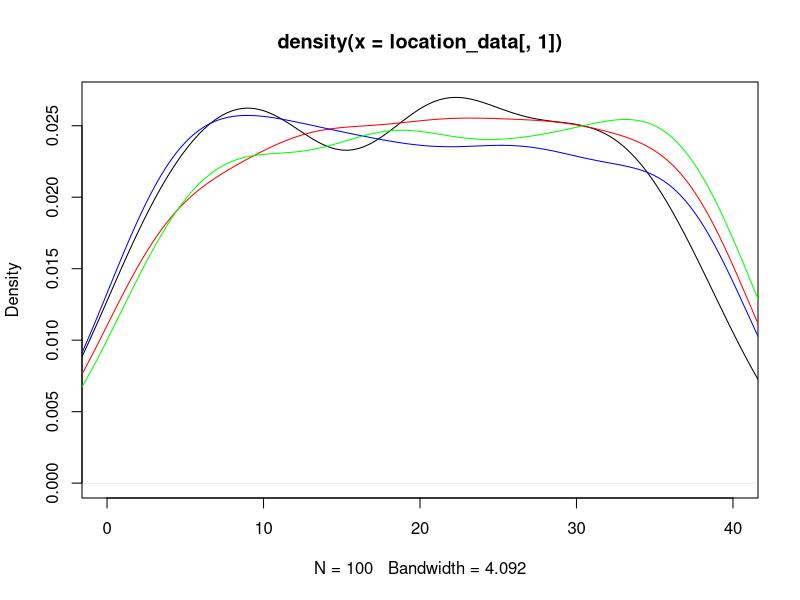
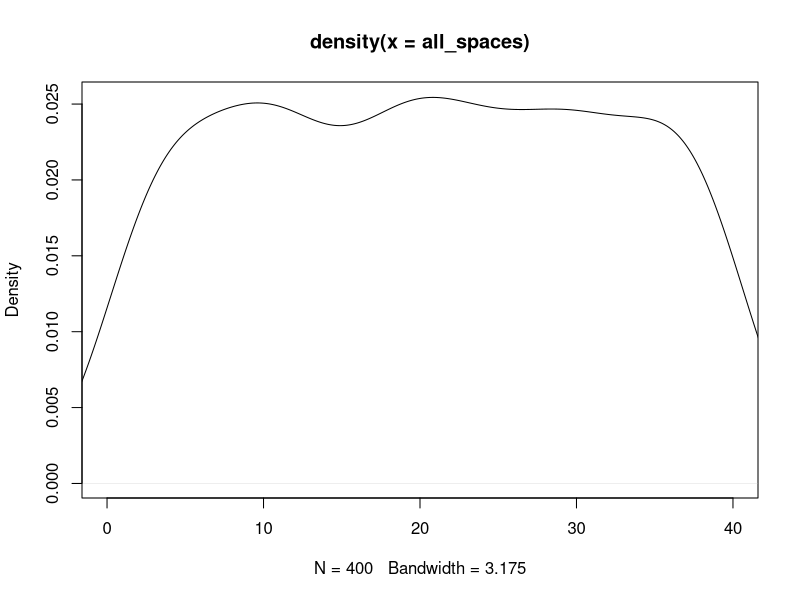
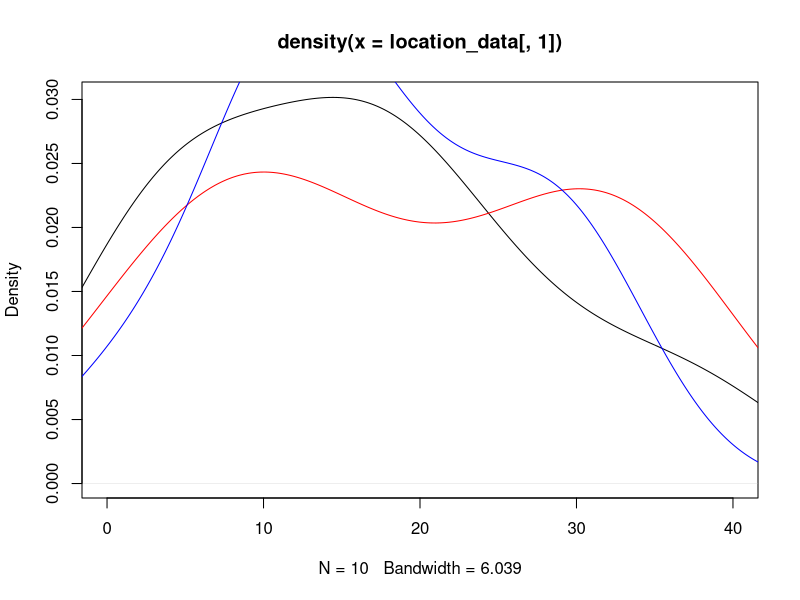
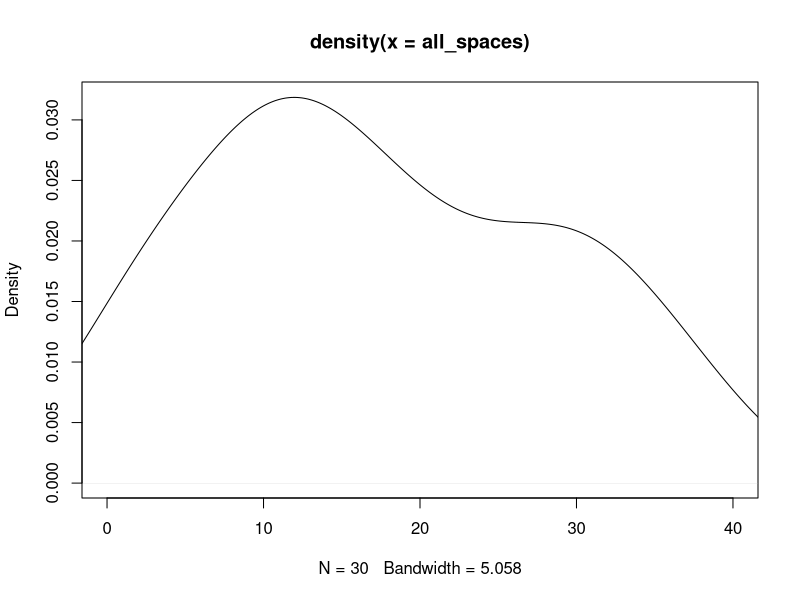

The R source for these figures, in order: (Note: this script raises an error after producing the figures.)
## ---- chunk 1
knitr::opts_chunk$set(echo = TRUE)
## ---- chunk 2
#libraries
library(dplyr)
library(ggplot2)
## ---- chunk 3
#Kayleigh
##LET'S GET MOVING

monopolyBoard <- read.csv("MonopolyBoard.csv", header = T)
monopolyBoard

# Using dice rolls to determine where a player will land on the board
#input: "location"; a number 1-40; where the player is on the board
#output: the amount of spaces the player will move until they are on their new location

#note that this is only accounting for standard dice rolls, no special rules yet...

lets_move = function(location) {
  dice_roll_1 <- sample(1:6, 1, replace = TRUE)
  dice_roll_2 <- sample(1:6, 1, replace = TRUE)
  
  roll_total <- sum(dice_roll_1, dice_roll_2)
  roll_double <- dice_roll_1 == dice_roll_2
  
    location = location + roll_total
    
  if (location <= 40) {
    location = location
  } else {
    location = location - 40
  }
  
  space = monopolyBoard$name[monopolyBoard$spaces == location]
  
  print("You're moving forward...")
  print(roll_total)
  
  print("You're on space...")
  print(location)
  
  #print(space) #This prints out the name of the space that they land on. 
}

#testers
lets_move(1)
lets_move(25)
lets_move(38)
lets_move(40)



#A function to move players around the board and to play Monopoly!
#input: "turns"; the amount of turns we should take
#output: a player's new location on the board

lets_play = function(turns) {
  location = 1
  print("Starting Location: GO!")
  for (i in 1:turns) {
    location = lets_move(location)
  }
  print("You've landed on...")
  return(location)
}



lets_play(10) #tester #in this example if you look at a reference monopoly board and "walk" your way around the board with each move being the number in each output, you'll land on the space on the board corresponding to the final output (when counting "GO" as 1 and/or 40) 

#testers 
#"lets_move" and "lets_play" have both been edited to print out phrases for each roll and move to make it easier to determine how the player is moving. 
#"You're moving forward..." gives the player's roll
#"You're on space..." is the players position after 1 turn/"lets_move"
  # Later try to switch this print statement to the name of the spot that the player is on 
#"You've landed on..." gives the final location after running "lets_play" for "x" turns.
  # Later try to switch this print statement to the name of the spot that the player is on 

lets_play(3)
lets_play(10)

## ---- chunk 4
##DOUBLE DOWN

##WORK IN PROGRESS

#A function using dice rolls to determine how many spaces a player will move with the additional rules for "doubles" in Monopoly
#input: "location"; a number 1-40 where the player is on the board
#outut: the number of spaces the player will move on the board, with the special case of rolling three "doubles" and landing in jail
double_down = function(location) {
  dice_roll_1 <- sample(1:6, 1, replace = TRUE)
  dice_roll_2 <- sample(1:6, 1, replace = TRUE)
  
  roll_total <- sum(dice_roll_1, dice_roll_2)
  roll_double <- dice_roll_1 == dice_roll_2
  
  print("roll was")
  print(roll_total)
    
  if (roll_double) {
    
    dice_roll_3 <- sample(1:6, 1, replace = TRUE)
    dice_roll_4 <- sample(1:6, 1, replace = TRUE)
    
    roll_total_2 <- sum(dice_roll_3, dice_roll_4)
    roll_double_2 <- dice_roll_3 == dice_roll_4
    
    print("roll double was")
    print(roll_total_2)

    
    if (roll_double_2) {
      dice_roll_5 <- sample(1:6, 1, replace = TRUE)
      dice_roll_6 <- sample(1:6, 1, replace = TRUE)
      
      roll_total_3 <- sum(dice_roll_5, dice_roll_6)
      roll_double_3 <- dice_roll_5 == dice_roll_6
      
      print("roll double was")
      print(roll_total_3)
      
      if (roll_double_3) {
        location = 11 #Jail
        print("doubles, doubles, doubles")
        print("You're going to JAIL!")
        
      } else {
        location = location + roll_total + roll_total_2 + roll_total_3
        print("doubles, doubles, not doubles")
        print("You're moving forward...")
        print(roll_total + roll_total_2 + roll_total_3)
      }
    } else {
      location = location + roll_total + roll_total_2
      print("doubles, not doubles")
      print("You're moving forward...")
      print(roll_total+roll_total_2)
    }
  } else {
    location = location + roll_total
    print("no doubles")
    print("You're moving forward...")
    print(roll_total)
  }

    
  if (location <= 40) {
    location = location
  } else {
    location = location - 40
  }

  
  print("You're on space...")
  print(location)
}

double_down(1)
#text out in the function is kinda funky right but it's just to make sure its working right
#In final version switch all dice rolls to sample(1:6,...)

## ---- chunk 5
##CHANCE AND COMMUNITY CHEST CARDS
Card_Numbers <- c(1, 2, 3, 4, 5, 6, 7, 8, 9, 10, 11, 12, 13, 14, 15, 16)

Chance_Cards <- c("Advance to Boardwalk", "Advance to Go (Collect $200)", "Advance to Illinois Avenue. If you pass Go, collect $200", "Advance to St. Charles Place. If you pass Go, collect $200", "Advance to the nearest Railroad. If unowned, you may buy it from the Bank. If owned, pay owner twice the rental to which they are otherwise entitled", "Advance to the nearest Railroad. If unowned, you may buy it from the Bank. If owned, pay owner twice the rental to which they are otherwise entitled", "Advance token to nearest Utility. If unowned, you may buy it from the Bank. If owned, throw dice and pay owner a total ten times amount thrown", "Bank pays you dividend of $50", "Get Out of Jail Free", "Go Back 3 Spaces", "Go to Jail. Go directly to Jail, do not pass Go, do not collect $200", "Make general repairs on all your property. For each house pay $25. For each hotel pay $100", "Speeding fine $15", "Take a trip to Reading Railroad. If you pass Go, collect $200", "You have been elected Chairman of the Board. Pay each player $50", "Your building loan matures. Collect $150")

Chance <- data.frame(Chance_Cards, Card_Numbers)
Chance
##Chance cards to move a player to a new space:
  #1 -> Advance to Boardwalk (space 40)
  #2 -> Advance to Go (space 1)
  #3 -> Advance to Illinois Avenue (space 25)
  #4 -> Advance to St. Charles Place (space 12)
  #5 -> Advance to nearest Railroad (space(s) 6, 16, 26, 36)
  #6 -> Advance to nearest Railraod (space(s) 6, 16, 26, 36)
  #7 -> Advance to nearest Utility (space(s) 13, 29)
  #11 -> Go to Jail (space 11)
  #14 -> Take a trip to Reading Railroad (space 6)

Community_Chest_Cards <- c("Advance to Go (Collect $200)", "Bank error in your favor. Collect $200", "Doctor’s fee. Pay $50", "From sale of stock you get $50", "Get Out of Jail Free", "Go to Jail. Go directly to jail, do not pass Go, do not collect $200", "Holiday fund matures. Receive $100", "Income tax refund. Collect $20", "It is your birthday. Collect $10 from every player", "Life insurance matures. Collect $100", "Pay hospital fees of $100", "Pay school fees of $50", "Receive $25 consultancy fee", "You are assessed for street repair. $40 per house. $115 per hotel", "You have won second prize in a beauty contest. Collect $10", "You inherit $100")

Community_Chest <- data.frame(Community_Chest_Cards, Card_Numbers)
Community_Chest

##Community Chest Cards that move a player to a new space:
  #1 -> Advance to GO (space 1)
  #5 -> Go to Jail (space 11)

## ---- chunk 6
# heidi

#the function "who_goes_first" simulates the initial roll before the game begins in order to determine which player goes first
# input is a number of how many players are going to be playing
# output is the value of each players roll and the player that will start the game based on who had the highest roll
who_goes_first <- function(num_players){
  initial_rolls <- c()
  for (i in 1:num_players) {
    player_i_roll <- sum(sample(1:6, 2, replace=TRUE))
    initial_rolls <- c(initial_rolls, player_i_roll) # vector of every player's roll
    print(paste("Player", i, "rolled", player_i_roll))
  }
  cat("\n")
  if(sum(initial_rolls == max(initial_rolls)) >= 2){
    while (sum(initial_rolls == max(initial_rolls)) >= 2) { # if players tied for highest number
      tied_players <- which(initial_rolls==max(initial_rolls)) # identify which players tied
      print("It's a tie! Roll again")
      cat("\n")
      tie_breaker_rolls <- c()
      for (i in tied_players) { # tied players roll again
       player_i_roll2 <- sum(sample(1:6, 2, replace=TRUE))
       tie_breaker_rolls <- c(tie_breaker_rolls, player_i_roll2)
       print(paste("Player", i, "rolled", player_i_roll2))
      }
      initial_rolls <- tie_breaker_rolls
      highest_roll <- max(tie_breaker_rolls)
      highest_player2 <- tied_players[which(tie_breaker_rolls == highest_roll)]
    }
    cat("\n")
    print(paste("Player", highest_player2, "goes first!"))
  }
  else {
    highest_player <- which.max(initial_rolls) # who rolled the highest number
    print(paste("Player", highest_player, "goes first!"))
  }
}

who_goes_first(4) # test function

## ---- chunk 7
# Olivia
# Website for data: https://stat-jet-asu.github.io/Datasets/InstructorDescriptions/monopoly.html

monopolyBoard <- read.csv("MonopolyBoard.csv", header = T)
head(monopolyBoard)

# This section is for question number 2

# Kayleigh's lets_play function from above incorporating players and density plots
# uses lets_move function from above
# input: turns, # of turns to iterate through; players, number of players (2-4)
# output: density plot with a line for each player's frequency of spaces landed on 
# & density plot for the combined frequency of spaces landed on for all players

lets_play = function(turns, players) {
  location_data <- as.data.frame(matrix(nrow = turns, ncol = players))
  
for (j in 1:players) {
  location = 1
  
  for (i in 1:turns) {
    
    location = lets_move(location)
    location_data[i,j] <- location
    }
  }
  
  # creates density plot of frequency of landing on each space for each player
  plot(density(location_data[,1]), xlim = c(0,40), col = "black")
  
  colors <- c("red", "blue", "green")
  
  for (k in 2:players) {
  lines(density(location_data[,k]), col = colors[k-1]) # adds a density line for each player after the first
  }
  
  # creates density plot for total frequency landing on each space (all players spaces included)
  all_spaces <- as.vector(as.matrix(location_data))
  plot(density(all_spaces), xlim = c(0,40), col = "black")
}
lets_play(100, 4)

## ---- chunk 8
who_goes_first2 <- function(num_players){
  initial_rolls <- c()
  for (i in 1:num_players) {
    player_i_roll <- sum(sample(1:6, 2, replace=TRUE))
    initial_rolls <- c(initial_rolls, player_i_roll) # vector of every player's roll
#    print(paste("Player", i, "rolled", player_i_roll))
  }
  cat("\n")
  if(sum(initial_rolls == max(initial_rolls)) >= 2){
    while (sum(initial_rolls == max(initial_rolls)) >= 2) { # if players tied for highest number
      tied_players <- which(initial_rolls==max(initial_rolls)) # identify which players tied
#      print("It's a tie! Roll again")
#      cat("\n")
      tie_breaker_rolls <- c()
      for (i in tied_players) { # tied players roll again
       player_i_roll2 <- sum(sample(1:6, 2, replace=TRUE))
       tie_breaker_rolls <- c(tie_breaker_rolls, player_i_roll2)
#       print(paste("Player", i, "rolled", player_i_roll2))
      }
      initial_rolls <- tie_breaker_rolls
      highest_roll <- max(tie_breaker_rolls)
      highest_player2 <- tied_players[which(tie_breaker_rolls == highest_roll)]
    }
#    cat("\n")
#    print(paste("Player", highest_player2, "goes first!"))
  }
  else {
    highest_player <- which.max(initial_rolls) # who rolled the highest number
#    print(paste("Player", highest_player, "goes first!"))
#    return(highest_player)
  
    
  # creating player order
  player_order <- length(num_players)
  player_order[1] <- as.integer(highest_player)

 for (j in 2:num_players) {
    
  player_order[j] <- as.integer(player_order[j-1] + 1)
  if (player_order[j] > num_players) {
    player_order[j] <- 1
  }
 }
  print(player_order)
  }
  
  playerlist <- (list(highest_player, player_order))
  return(playerlist)
}

#who_goes_first2(4)

## ---- chunk 9
# Question number 3 -- including jail and double rolls

lets_move2 = function(location) {
  dice_roll_1 <- sample(1:6, 1, replace = TRUE)
  dice_roll_2 <- sample(1:6, 1, replace = TRUE)
  
  roll_total <- sum(dice_roll_1, dice_roll_2)
  roll_double <- dice_roll_1 == dice_roll_2
  
    location = location + roll_total # updates location to be previous location + roll total
    double3 = "false" # double3 is assigned "true" if the player double rolls 3x (as seen in if statement below), otherwise it is assigned "false" 
    
  # first double roll -> roll again
  if (roll_double == TRUE) {
    dice_roll_3 <- sample(1:6, 1, replace = TRUE)
    dice_roll_4 <- sample(1:6, 1, replace = TRUE)
    
    roll_total2 <- sum(dice_roll_3, dice_roll_4)
    roll_double2 <- dice_roll_3 == dice_roll_4
    
    location = location + roll_total2
    double3 = "false"
    
    # if player is at a location past 40, subtract 40 so they go back to the GO space at location "41"
    # this is included in each if statement below so that it applies if player has to roll again
    if (location <= 40) {
      location = location
    } else {
      location = location - 40
    }
     
      # second double roll -> roll again
      if (roll_double2 == TRUE) {
        dice_roll_5 <- sample(1:6, 1, replace = TRUE)
        dice_roll_6 <- sample(1:6, 1, replace = TRUE)
    
        roll_total3 <- sum(dice_roll_5, dice_roll_6)
        roll_double3 <- dice_roll_5 == dice_roll_6
    
        location = location + roll_total3
        double3 = "false"
        
        if (location <= 40) {
          location = location
        } else {
          location = location - 40
        }
        
        # third double roll -> go to jail
          if (roll_double3 == TRUE) {
            location = monopolyBoard$spaces[monopolyBoard$name == "Jail"]
            double3 = "true"
          }
      }
  }  
    
  if (location <= 40) {
    location = location
  } else {
    location = location - 40
  }
  
  listdata <- (list(location, double3)) # creates list for outputs "location" and "double3"
  # if you need to access location from this function, use lets_move2(location)[[1]]
  # if you need to access double3, use lets_move2(double3)[[2]]
  return(listdata)
  
}


# lets_play2 is currently set up to have each player go thru all their turns and then move onto the next player
# probably need to fix this for question 5

## ---- chunk 10

lets_play2 = function(turns, players) {
  
  
  location_data <- as.data.frame(matrix(nrow = turns, ncol = players)) # dataframe will keep data for locations of players for each turn
  double3data <- as.data.frame(matrix(nrow = turns, ncol = players)) # dataframe will say "true" if player double rolled 3x (which lands them in jail) and "false" if they didn't double roll 3x
  
    # puts players in order
    colnames(location_data) <- who_goes_first2(players)[[2]]
  
    location = 1 # each player starts at location 1
    location_data[1,] <- location
    double3 = 0 # initializing "double3" which will be later assigned a "true" or "false" based on if player double rolled 3x
  
    for (i in 2:turns) { # iterates through number of turns
      
        for (j in 1:players) { # rotates through each player
          
        location = lets_move2(location_data[i-1,j])[[1]] # takes location from lets_move2 function and assigns it to location
        location_data[i,j] <- as.integer(location) # puts location value into the dataframe of locations for each player
        double3data[i,j] <- lets_move2(double3)[[2]] # takes "true" or "false" value from double3 and adds it to double3data dataframe
        
      # deals with landing in jail from "go to jail" space and staying there for next 3 turns
      if (31 %in% location_data[i-1,j]) { # if you landed on 31 in the last turn (i-1 turn), you go to jail (space 11) for the ith turn
        location <- 11
        location_data[i,j] <- as.integer(location) # new location is 11
      } else if (11 %in% location_data[i-1,j] & 31 %in% location_data[i-2,j]) { # if you were on space 11 last turn AND you were on space 31 2 turns ago, you stay in jail (space 11) for turn i
        location <- 11
        location_data[i,j] <- as.integer(location)  
      } else if (11 %in% location_data[i-2,j] & 31 %in% location_data[i-3,j]) {
        location <- 11
        location_data[i,j] <- as.integer(location)
      }
        
      # landing in jail from 3x double roll and staying there for next 3 turns
      if (11 %in% location_data[i,j] & "true" %in% double3data[i-1,j]) { # if player's location is 11 (jail) and double3data is"true" (player double rolled 3x), player stays in jail. all 3 if/else if statements keep player in jail for the next 3 turns
        location <- 11
        location_data[i,j] <- as.integer(location)
      } else if (11 %in% location_data[i-1,j] & "true" %in% double3data[i-2,j]) { # 
        location <- 11
        location_data[i,j] <- as.integer(location)
      } else if (11 %in% location_data[i-2,j] & "true" %in% double3data[i-3,j]) {
        location <- 11
        location_data[i,j] <- as.integer(location)
      }
        
    }
  }
  print(location_data)
  
  # creates density plot of frequency of landing on each space for each player
  plot(density(location_data[,1]), xlim = c(0,40), col = "black")
  
  colors <- c("red", "blue", "green")
  
  for (k in 2:players) {
    lines(density(location_data[,k]), col = colors[k-1]) # adds a density line for each player after the first
  }
  
  # creates density plot for total frequency landing on each space (all players spaces included)
  all_spaces <- as.vector(as.matrix(location_data))
  plot(density(all_spaces), xlim = c(0,40), col = "black")
  
}
 
lets_play2(10, 3)

location_data

# how should we go about recording spaces landed on when double rolls occur?

## ---- chunk 11
# olivia (ignore this its a work in progress)
# Figure out how to have players pay and recieve money from landing on chance and community chest spaces

     if(draw_card == 5){
        if(location >= 37 && location <= 5){
              location = 6
              
              
            } else if (location >= 6 && location <= 15){
                location = 16
              } else {
                if(location >= 16 && location <= 25){
                  location = 26
                } else {
                  location = 36
                }
              }
            }
  
    if(draw_card == 6){
        if(location >= 37 && location <= 5){
              location = 6
            } else {
              if (location >= 6 && location <= 15){
                location = 16
              } else {
                if(location >= 16 && location <= 25){
                  location = 26
                } else {
                  location = 36
                }
              }
            }
    }

#################

Updating_Player_Bank <- function(location) {
  if(location == 2 || location == 4 || location == 6 || location == 7 || location == 9 || location == 10 || location == 12 || location == 13 || location == 14 || location == 15 || location == 16 || location == 17 || location == 19 || location == 20 || location == 22 || location == 24 || location == 25 || location == 26 || location == 27 || location == 28 || location == 29 || location == 30 || location == 32 || location == 33 || location == 35 || location == 36 || location == 38 || location == 40){
    location = location
    spot <- which(Property_Statuses$Space == location)
    cost <- which(monopolyBoard$spaces == location)
    owned_by_player <- Property_Statuses$Owned_By_Player[spot]
#    The_Players$Player_Bank[owned_by_player] <- The_Players$Player_Bank[owned_by_player] + monopolyBoard$rent_0[cost]
#    The_Players$Player_Bank[owned_by_player]
#    print(The_Players)
#    print(owned_by_player)
#    print(cost)
    
#    The_Players$Player_Bank[owned_by_player] <- The_Players$Player_Bank[owned_by_player] + monopolyBoard$rent_0[cost]
    
#    The_Players$Player_Bank[j] <- The_Players$Player_Bank[j] - monopolyBoard$rent_0[cost]
    
    bank_list <- list(owned_by_player, cost)
    return(bank_list)

  }
}

Updating_Player_Bank(15)

#########################################

lets_move3 = function(location) {
  dice_roll_1 <- sample(1:6, 1, replace = TRUE)
  dice_roll_2 <- sample(1:6, 1, replace = TRUE)
  
  roll_total <- sum(dice_roll_1, dice_roll_2)
  roll_double <- dice_roll_1 == dice_roll_2
  
    location = location + roll_total
    double3 = "false"
  
#  print("your roll total is...")
#  print(roll_total)

  if (location <= 40) {
      location = location
  } else {
      location = location - 40
  }
   
#  print("your location is...")
#  print(location)
  
#  Updating_Player_Bank(location)
  
  if(location == 8 || location == 23 || location == 27) {
    location = Drawing_Chance(location)
#    print("your location is...")
#    print(location)
#    Updating_Player_Bank(location)
  }
  
  if(location == 3 || location == 18 || location == 34) {
    location = Drawing_Community_Chest(location)
#    print("your location is...")
#    print(location)
#    Updating_Player_Bank(location)
  }
    
  # first double roll -> roll again
  if (roll_double == TRUE) {
    dice_roll_3 <- sample(1:6, 1, replace = TRUE)
    dice_roll_4 <- sample(1:6, 1, replace = TRUE)
    
    roll_total2 <- sum(dice_roll_3, dice_roll_4)
    roll_double2 <- dice_roll_3 == dice_roll_4
    
    location = location + roll_total2
    double3 = "false"
#    print("1 double")
    
    if (location <= 40) {
      location = location
    } else {
      location = location - 40
    }
    
    
    if(location == 8 || location == 23 || location == 27) {
    location = Drawing_Chance(location)
    }
  
  if(location == 3 || location == 18 || location == 34) {
    location = Drawing_Community_Chest(location)
  }
    
#    Updating_Player_Bank(location)
     
      # second double roll -> roll again
      if (roll_double2 == TRUE) {
        dice_roll_5 <- sample(1:6, 1, replace = TRUE)
        dice_roll_6 <- sample(1:6, 1, replace = TRUE)
    
        roll_total3 <- sum(dice_roll_5, dice_roll_6)
        roll_double3 <- dice_roll_5 == dice_roll_6
    
        location = location + roll_total3
        double3 = "false"
#        print("2 doubles")
        
        if (location <= 40) {
          location = location
        } else {
          location = location - 40
        }
        
        
        if(location == 8 || location == 23 || location == 27) {
          location = Drawing_Chance(location)
        }
  
        if(location == 3 || location == 18 || location == 34) {
          location = Drawing_Community_Chest(location)
         
        }
        
#        Updating_Player_Bank(location)
        
        # third double roll -> go to jail
          if (roll_double3 == TRUE) {
            location = monopolyBoard$spaces[monopolyBoard$name == "Jail"]
            double3 = "true"
#            print("three doubles")
          }
      }
  }  
   
  location = location 
  
#  print("your location is...")
#  print(location)
  listdata <- (list(location, double3, The_Players))
  return(listdata)
  
}

##########

# replaces NAs in rent_0 column with 0s
monopolyBoard$rent_0[is.na(monopolyBoard$rent_0) == TRUE] <- as.integer(0)

lets_play_idk = function(turns, players) {
  
  location_data <- as.data.frame(matrix(nrow = turns, ncol = players))
  double3data <- as.data.frame(matrix(nrow = turns, ncol = players))
#  player_bank_amount <- 0
#  player_bank_data <- data.frame(matrix(nrow = 2, ncol = players))
  
    colnames(location_data) <- who_goes_first2(players)[[2]]
  
    location = 1
    location_data[1,] <- location
    double3 = 0
  
    for (i in 2:turns) {
      
        for (j in 1:players) {
          
        location = lets_move3(location_data[i-1,j])[[1]]
        location_data[i,j] <- as.integer(location)
        double3data[i,j] <- lets_move3(double3)[[2]]
        
  #      player_bank_amount <- lets_move3(location_data[i-1,j])[[3]]
  #      player_bank_data <- as.integer(player_bank_amount)
        
      # deals with landing in jail from "go to jail" space and staying there for next 3 turns
      if (31 %in% location_data[i-1,j]) { # if you land on 31 (go to jail), next location is in jail (space 11)
        location <- 11
        location_data[i,j] <- as.integer(location)
      } else if (11 %in% location_data[i-1,j] & 31 %in% location_data[i-2,j]) {
        location <- 11
        location_data[i,j] <- as.integer(location)
      } else if (11 %in% location_data[i-2,j] & 31 %in% location_data[i-3,j]) {
        location <- 11
        location_data[i,j] <- as.integer(location)
      }
        
      # landing in jail from 3x double roll and staying there for next 3 turns
      if (11 %in% location_data[i,j] & "true" %in% double3data[i-1,j]) { # "true" means player double rolled 3x -> jail
        location <- 11
        location_data[i,j] <- as.integer(location)
      } else if (11 %in% location_data[i-1,j] & "true" %in% double3data[i-2,j]) { # 
        location <- 11
        location_data[i,j] <- as.integer(location)
      } else if (11 %in% location_data[i-2,j] & "true" %in% double3data[i-3,j]) {
        location <- 11
        location_data[i,j] <- as.integer(location)
      }
        
        
      owned_by_player <- Updating_Player_Bank(location)[[1]]
      cost <- Updating_Player_Bank(location)[[2]]
      The_Players$Player_Bank[owned_by_player] <- The_Players$Player_Bank[owned_by_player] + monopolyBoard$rent_0[cost]
      The_Players$Player_Bank[j] <- The_Players$Player_Bank[j] - monopolyBoard$rent_0[cost]
#  return(The_Players)
    }
  }
  print(location_data)
  print(double3data)
#  print(player_bank_data)
  print(The_Players)
  
  # creates density plot of frequency of landing on each space for each player
  plot(density(location_data[,1]), xlim = c(0,40), col = "black")
  
  plot(location_data[,1], xlim= c(0,40), col="black", type="h", xlab="Spaces", ylab="Frequency", main="Frequency of Landing on Each Space for Each Player")
  
  colors <- c("red", "blue", "green")
  
  for (k in 2:players) {
    lines(density(location_data[,k]), col = colors[k-1]) # adds a density line for each player after the first
  }
  
  # creates density plot for total frequency landing on each space (all players spaces included)
  all_spaces <- as.vector(as.matrix(location_data))
  plot(density(all_spaces), xlim = c(0,40), col = "black")
 
}

lets_play_idk(10, 4)

## ---- chunk 12
#4 - Kayleigh and Maddie 
#Chance - spaces 8, 23, 37
#Community Chest - spaces 3, 18, 34
Chance

Drawing_Chance = function(location) {
  location = location
  draw_card <- sample(1:16, 1, replace = TRUE)
  player_card <- Chance$Chance_Cards[draw_card]
  print(player_card)

  
      if(draw_card == 1) {
        location = 1
      }
      
      if(draw_card == 2) {
        location = 1
      }
      
      if(draw_card == 3) {
        location = 25
      }
  
      if(draw_card == 4){
        location = 12
      }
  
      if(draw_card == 5){
        if(location >= 37 && location <= 5){
              location = 6
            } else {
              if (location >= 6 && location <= 15){
                location = 16
              } else {
                if(location >= 16 && location <= 25){
                  location = 26
                } else {
                  location = 36
                }
              }
            }
    }
  
    if(draw_card == 6){
        if(location >= 37 && location <= 5){
              location = 6
            } else {
              if (location >= 6 && location <= 15){
                location = 16
              } else {
                if(location >= 16 && location <= 25){
                  location = 26
                } else {
                  location = 36
                }
              }
            }
    }
  
    if(draw_card == 7){
        if(location >= 29 && location <= 12){
              location = 13
            } else {
              location = 29
    }
  }
  
    if(draw_card == 11) {
      location = 11
    }
  
    if(draw_card == 14) {
      location = 6
    }
  
    if(draw_card == 10) {
      location = location - 3
    }
  
    location = location
    return(location)
}

Drawing_Chance(8)
Drawing_Chance(23)
Drawing_Chance(37)

Drawing_Community_Chest = function(location) {
  location = location
  draw_card_chest <- sample(1:16, 1, replace = TRUE)
  player_card_chest <- Community_Chest$Community_Chest_Cards[draw_card_chest]
  print(player_card_chest)
  print(location)
  
  if (draw_card_chest == 1) {
    location = 1
  } else {
    if (draw_card_chest == 6) {
    location = 11
    } else {
      location = location
    }
  
  }
  
  location = location 
  return(location)
}

Drawing_Community_Chest(3)
Drawing_Community_Chest(18)
Drawing_Community_Chest(34)

lets_move3 = function(location) {
  dice_roll_1 <- sample(1:6, 1, replace = TRUE)
  dice_roll_2 <- sample(1:6, 1, replace = TRUE)
  
  roll_total <- sum(dice_roll_1, dice_roll_2)
  roll_double <- dice_roll_1 == dice_roll_2
  
    location = location + roll_total
    double3 = "false"
  
  print("your roll total is...")
  print(roll_total)

  if (location <= 40) {
      location = location
  } else {
      location = location - 40
  }
   
  print("your location is...")
  print(location)
  
  if(location == 8 || location == 23 || location == 27) {
    location = Drawing_Chance(location)
    print("your location is...")
    print(location)
  }
  
  if(location == 3 || location == 18 || location == 34) {
    location = Drawing_Community_Chest(location)
    print("your location is...")
    print(location)
  }
    
  # first double roll -> roll again
  if (roll_double == TRUE) {
    dice_roll_3 <- sample(1:6, 1, replace = TRUE)
    dice_roll_4 <- sample(1:6, 1, replace = TRUE)
    
    roll_total2 <- sum(dice_roll_3, dice_roll_4)
    roll_double2 <- dice_roll_3 == dice_roll_4
    
    location = location + roll_total2
    double3 = "false"
    print("1 double")
    
    if (location <= 40) {
      location = location
    } else {
      location = location - 40
    }
    
    
    if(location == 8 || location == 23 || location == 27) {
    location = Drawing_Chance(location)
    }
  
  if(location == 3 || location == 18 || location == 34) {
    location = Drawing_Community_Chest(location)
    }
     
      # second double roll -> roll again
      if (roll_double2 == TRUE) {
        dice_roll_5 <- sample(1:6, 1, replace = TRUE)
        dice_roll_6 <- sample(1:6, 1, replace = TRUE)
    
        roll_total3 <- sum(dice_roll_5, dice_roll_6)
        roll_double3 <- dice_roll_5 == dice_roll_6
    
        location = location + roll_total3
        double3 = "false"
        print("2 doubles")
        
        if (location <= 40) {
          location = location
        } else {
          location = location - 40
        }
        
        if(location == 8 || location == 23 || location == 27) {
          location = Drawing_Chance(location)
        }
  
        if(location == 3 || location == 18 || location == 34) {
          location = Drawing_Community_Chest(location)
         
        }
        
        # third double roll -> go to jail
          if (roll_double3 == TRUE) {
            location = monopolyBoard$spaces[monopolyBoard$name == "Jail"]
            double3 = "true"
            print("three doubles")
          }
      }
  }  
   
  location = location 
  
  print("your location is...")
  print(location)
  listdata <- (list(location, double3))
  return(listdata)
  
}

lets_move3(1)


lets_play3 = function(turns, players) {
  
  location_data <- as.data.frame(matrix(nrow = turns, ncol = players))
  double3data <- as.data.frame(matrix(nrow = turns, ncol = players))
  
    colnames(location_data) <- who_goes_first2(players)[[2]]
  
    location = 1
    location_data[1,] <- location
    double3 = 0
  
    for (i in 2:turns) {
      
        for (j in 1:players) {
          
        location = lets_move3(location_data[i-1,j])[[1]]
        location_data[i,j] <- as.integer(location)
        double3data[i,j] <- lets_move3(double3)[[2]]
        
      # deals with landing in jail from "go to jail" space and staying there for next 3 turns
      if (31 %in% location_data[i-1,j]) { # if you land on 31 (go to jail), next location is in jail (space 11)
        location <- 11
        location_data[i,j] <- as.integer(location)
      } else if (11 %in% location_data[i-1,j] & 31 %in% location_data[i-2,j]) {
        location <- 11
        location_data[i,j] <- as.integer(location)
      } else if (11 %in% location_data[i-2,j] & 31 %in% location_data[i-3,j]) {
        location <- 11
        location_data[i,j] <- as.integer(location)
      }
        
      # landing in jail from 3x double roll and staying there for next 3 turns
      if (11 %in% location_data[i,j] & "true" %in% double3data[i-1,j]) { # "true" means player double rolled 3x -> jail
        location <- 11
        location_data[i,j] <- as.integer(location)
      } else if (11 %in% location_data[i-1,j] & "true" %in% double3data[i-2,j]) { # 
        location <- 11
        location_data[i,j] <- as.integer(location)
      } else if (11 %in% location_data[i-2,j] & "true" %in% double3data[i-3,j]) {
        location <- 11
        location_data[i,j] <- as.integer(location)
      }
        
    }
  }
  print(location_data)
  print(double3data)


  
  # creates density plot of frequency of landing on each space for each player
  plot(density(location_data[,1]), xlim = c(0,40), col = "black")
  
  plot(location_data[,1], xlim= c(0,40), col="black", type="h", xlab="Spaces", ylab="Frequency", main="Frequency of Landing on Each Space for Each Player")
  
  colors <- c("red", "blue", "green")
  
  for (k in 2:players) {
    lines(density(location_data[,k]), col = colors[k-1]) # adds a density line for each player after the first
  }
  
  # creates density plot for total frequency landing on each space (all players spaces included)
  all_spaces <- as.vector(as.matrix(location_data))
  plot(density(all_spaces), xlim = c(0,40), col = "black")
  
}


lets_play3(100, 4)

## ---- chunk 13

#use lets_move2 for freq plot

 
## ---- chunk 14
#hello
dice_roll <- sum(sample(1:6, 2, replace = TRUE))
dice_roll

Drawing_Chance = function(location, Player_Bank) {
  location = location
  Player_Bank = Player_Bank
  
  draw_card <- sample(1:16, 1, replace = TRUE)
  player_card <- Chance$Chance_Cards[draw_card]
  print(player_card)

  
      if(draw_card == 1) {
        location = 1
      }
      
      if(draw_card == 2) {
        location = 1
        Player_Bank = Player_Bank + 200
      }
      
      if(draw_card == 3) {
        if(location > 25){
          Player_Bank = Player_Bank + 200
        }else{
          Player_Bank = Player_Bank
    }
        location = 25
      }
  
      if(draw_card == 4){
        if(location > 13 ){
          Player_Bank = Player_Bank + 200
        }else{
          Player_Bank = Player_Bank
    }
        location = 12
      }
  
      if(draw_card == 5){
        if(location >= 37 && location <= 5){
              location = 6
            } else {
              if (location >= 6 && location <= 15){
                location = 16
              } else {
                if(location >= 16 && location <= 25){
                  location = 26
                } else {
                  location = 36
                }
              }
            }
    }
  
    if(draw_card == 6){
        if(location >= 37 && location <= 5){
              location = 6
            } else {
              if (location >= 6 && location <= 15){
                location = 16
              } else {
                if(location >= 16 && location <= 25){
                  location = 26
                } else {
                  location = 36
                }
              }
            }
    }
  
    if(draw_card == 7){
        if(location >= 29 && location <= 12){
              location = 13
            } else {
              location = 29
    }
    }
  
    if(draw_card == 8){
      Player_Bank = Player_Bank + 50
    }
  
    if(draw_card == 10) {
      location = location - 3
    }
  
    if(draw_card == 11) {
      location = 11
    }
  
    if(draw_card == 13){
      Player_Bank = Player_Bank - 15
    }
  
    if(draw_card == 14) {
      if(location > 6){
        Player_Bank = Player_Bank + 200
      }else{
        Player_Bank = Player_Bank
    }
      location = 6
    }
  
    if(draw_card == 16){
      Player_Bank = Player_Bank + 150
    }
  
    Player_Bank = Player_Bank
    location = location
    return(Player_Bank)
    return(location)
}

Drawing_Community_Chest = function(location, Player_Bank) {
  location = location
  Player_Bank = Player_Bank
  
  draw_card_chest <- sample(1:16, 1, replace = TRUE)
  player_card_chest <- Community_Chest$Community_Chest_Cards[draw_card_chest]
  print(player_card_chest)
  print(location)
  
  if (draw_card_chest == 1) {
    location = 1
    Player_Bank = Player_Bank + 200
  }
  
  #Bank error in your favor. Collect $200
  if(draw_card == 2){
    Player_Bank = Player_Bank + 200
  }
  
  #Doctor’s fee. Pay $50
  if(draw_card == 3){
    Player_Bank = Player_Bank - 50
  }
  
  #From sale of stock you get $50
  if(draw_card == 4){
    Player_Bank = Player_Bank + 50
  }
  
  if(draw_card_chest == 6) {
    location = 11
  }
  
  #Holiday fund matures. Receive $100
  if(draw_card == 7){
    Player_Bank = Player_Bank + 100
  }
  
  #Income tax refund. Collect $20
  if(draw_card == 8){
    Player_Bank = Player_Bank + 20
  }
  
  #Life insurance matures. Collect $100
  if(draw_card == 10){
    Player_Bank = Player_Bank + 100
  }
  
  #Pay hospital fees of $100
  if(draw_card == 11){
    Player_Bank = Player_Bank - 100
  }
  
  #Pay school fees of $50
  if(draw_card == 12){
    Player_Bank = Player_Bank - 50
  }
  
  #Receive $25 consultancy fee
  if(draw_card == 13){
    Player_Bank = Player_Bank + 25
  }
  
  #You have won second prize in a beauty contest. Collect $10
  if(draw_card == 15){
    Player_Bank = Player_Bank + 10
  }
  
  #You inherit $100
  if(draw_card == 16){
    Player_Bank = Player_Bank + 100
  }
  
  location = location 
  Player_Bank = Player_Bank
  return(Player_Bank)
  return(location)
}



Chance
Community_Chest
## ---- chunk 15
library(tidyverse)
## ---- chunk 16
Players <- c("Player 1", "Player 2", "Player 3", "Player 4")
Player_Bank <- c(1250, 1250, 1250, 1250)
The_Players <- data.frame(Players, Player_Bank)

Property <- c("Mediterranean", "Baltic", "Reading Railroad", "Oriental", "Vermot", "Connecticut", "St. Charles", "Electric Company", "States", "Virginia", "Pennsylvania Railroad", "St. James", "Tennessee", "New York", "Kentucky", "Indiana", "Illinios", "B&O Railroad", "Atlantic", "Ventnor", "Water Works", "Marvin Gardens", "Pacific", "N. Carolina", "Pennsylvania", "Short Line Railroad", "Park Place", "Boardwalk")
Owned_By_Player <- sample(1:4, 28, replace = TRUE)
Space <- c(2, 4, 6, 7, 9, 10, 12, 13, 14, 15, 16, 17, 19, 20, 22, 24, 25, 26, 27, 28, 29, 30, 32, 33, 35, 36, 38, 40)
Property_Statuses <- data.frame(Property, Space, Owned_By_Player)
Property_Statuses


Updating_Player_Bank <- function(location, j) {
  if(location == 2 || location == 4 || location == 6 || location == 7 || location == 9 || location == 10 || location == 12 || location == 13 || location == 14 || location == 15 || location == 16 || location == 17 || location == 19 || location == 20 || location == 22 || location == 24 || location == 25 || location == 26 || location == 27 || location == 28 || location == 29 || location == 30 || location == 32 || location == 33 || location == 35 || location == 36 || location == 38 || location == 40){
    
    location = location
    spot <- which(Property_Statuses$Space == location)
    cost <- which(monopolyBoard$spaces == location)
    owned_by_player <- Property_Statuses$Owned_By_Player[spot]
    
    The_Players$Player_Bank[owned_by_player] <- The_Players$Player_Bank[owned_by_player] + monopolyBoard$rent_0[cost]
    
    The_Players$Player_Bank[j] <- The_Players$Player_Bank[j] - monopolyBoard$rent_0[cost]
    
    The_Players
  }
}

Updating_Player_Bank(2, 3)

lets_move3 = function(location) {
  dice_roll_1 <- sample(1:6, 1, replace = TRUE)
  dice_roll_2 <- sample(1:6, 1, replace = TRUE)
  
  roll_total <- sum(dice_roll_1, dice_roll_2)
  roll_double <- dice_roll_1 == dice_roll_2
  
    location = location + roll_total
    double3 = "false"


  if (location <= 40) {
      location = location
  } else {
      location = location - 40
  }

  if(location == 8 || location == 23 || location == 27) {
    location = Drawing_Chance(location)

  }
  
  if(location == 3 || location == 18 || location == 34) {
    location = Drawing_Community_Chest(location)

  }

Updating_Player_Bank(location, j)

  # first double roll -> roll again
  if (roll_double == TRUE) {
    dice_roll_3 <- sample(1:6, 1, replace = TRUE)
    dice_roll_4 <- sample(1:6, 1, replace = TRUE)
    
    roll_total2 <- sum(dice_roll_3, dice_roll_4)
    roll_double2 <- dice_roll_3 == dice_roll_4
    
    location = location + roll_total2
    double3 = "false"

    
    if (location <= 40) {
      location = location
    } else {
      location = location - 40
    }
    
    
    if(location == 8 || location == 23 || location == 27) {
    location = Drawing_Chance(location)
    }
  
  if(location == 3 || location == 18 || location == 34) {
    location = Drawing_Community_Chest(location)
    }
    
    Updating_Player_Bank(location, j)
    
      # second double roll -> roll again
      if (roll_double2 == TRUE) {
        dice_roll_5 <- sample(1:6, 1, replace = TRUE)
        dice_roll_6 <- sample(1:6, 1, replace = TRUE)
    
        roll_total3 <- sum(dice_roll_5, dice_roll_6)
        roll_double3 <- dice_roll_5 == dice_roll_6
    
        location = location + roll_total3
        double3 = "false"
        
        if (location <= 40) {
          location = location
        } else {
          location = location - 40
        }
        
        if(location == 8 || location == 23 || location == 27) {
          location = Drawing_Chance(location)
        }
  
        if(location == 3 || location == 18 || location == 34) {
          location = Drawing_Community_Chest(location)
         
        }
        
        Updating_Player_Bank(location, j)
        
        # third double roll -> go to jail
          if (roll_double3 == TRUE) {
            location = monopolyBoard$spaces[monopolyBoard$name == "Jail"]
            double3 = "true"
          }
      }
  }  
   
  location = location 
}

lets_move3(2)


lets_play4 = function(turns, players) {
  
  location_data <- as.data.frame(matrix(nrow = turns, ncol = players))
  double3data <- as.data.frame(matrix(nrow = turns, ncol = players))
  players_banks <- as.data.frame(matrix(nrow = turns, ncol = players))

print(Property_Statuses)

  for (j in 1:players) {
    location = 1
    double3 = 0
    
    
    for (i in 1:turns) {
        print("player")
        print(j)
        location = lets_move3(location)[[1]]
        location_data[i,j] <- as.integer(location)
        double3data[i,j] <- lets_move3(double3)[[2]]

                
      # deals with landing in jail from "go to jail" space and staying there for next 3 turns
      if (31 %in% location_data[i-1,j]) { # if you land on 31 (go to jail), next location is in jail (space 11)
        location <- 11
        location_data[i,j] <- as.integer(location)
      } else if (11 %in% location_data[i-1,j] & 31 %in% location_data[i-2,j]) {
        location <- 11
        location_data[i,j] <- as.integer(location)
      } else if (11 %in% location_data[i-2,j] & 31 %in% location_data[i-3,j]) {
        location <- 11
        location_data[i,j] <- as.integer(location)
      }
        
      # landing in jail from 3x double roll and staying there for next 3 turns
      if (11 %in% location_data[i,j] & "true" %in% double3data[i-1,j]) { # "true" means player double rolled 3x -> jail
        location <- 11
        location_data[i,j] <- as.integer(location)
      } else if (11 %in% location_data[i-1,j] & "true" %in% double3data[i-2,j]) { # 
        location <- 11
        location_data[i,j] <- as.integer(location)
      } else if (11 %in% location_data[i-2,j] & "true" %in% double3data[i-3,j]) {
        location <- 11
        location_data[i,j] <- as.integer(location)
      }
      
      
    }
  }
  
print(location_data)
return(The_Players)

}

lets_play4(1,4)
## ---- chunk 17
monopolyBoard
Players <- c("Player 1", "Player 2", "Player 3", "Player 4")
Player_Bank <- c(1250, 1250, 1250, 1250)
The_Players <- data.frame(Players, Player_Bank)

Property <- c("Mediterranean", "Baltic", "Reading Railroad", "Oriental", "Vermot", "Connecticut", "St. Charles", "Electric Company", "States", "Virginia", "Pennsylvania Railroad", "St. James", "Tennessee", "New York", "Kentucky", "Indiana", "Illinios", "B&O Railroad", "Atlantic", "Ventnor", "Water Works", "Marvin Gardens", "Pacific", "N. Carolina", "Pennsylvania", "Short Line Railroad", "Park Place", "Boardwalk")
Owned_By_Player <- sample(1:4, 28, replace = TRUE)
Space <- c(2, 4, 6, 7, 9, 10, 12, 13, 14, 15, 16, 17, 19, 20, 22, 24, 25, 26, 27, 28, 29, 30, 32, 33, 35, 36, 38, 40)
Property_Statuses <- data.frame(Property, Space, Owned_By_Player)
Property_Statuses


Updating_Player_Bank <- function(location, j) {
  if(location == 2 || location == 4 || location == 6 || location == 7 || location == 9 || location == 10 || location == 12 || location == 13 || location == 14 || location == 15 || location == 16 || location == 17 || location == 19 || location == 20 || location == 22 || location == 24 || location == 25 || location == 26 || location == 27 || location == 28 || location == 29 || location == 30 || location == 32 || location == 33 || location == 35 || location == 36 || location == 38 || location == 40){
    location = location
    spot <- which(Property_Statuses$Space == location)
    cost <- which(monopolyBoard$spaces == location)
    owned_by_player <- Property_Statuses$Owned_By_Player[spot]
    The_Players$Player_Bank[owned_by_player] <- The_Players$Player_Bank[owned_by_player] + monopolyBoard$cost[cost]
    The_Players$Player_Bank[owned_by_player]
    The_Players
    
    The_Players$Player_Bank[owned_by_player] <- The_Players$Player_Bank[owned_by_player] + monopolyBoard$rent_0[cost]
    
    The_Players$Player_Bank[j] <- The_Players$Player_Bank[j] - monopolyBoard$rent_0[cost]
    
    return(The_Players)

  }
}

Updating_Player_Bank(12, 3)
## ---- chunk 18
lets_move4 = function(location) {
  dice_roll_1 <- sample(1:6, 1, replace = TRUE)
  dice_roll_2 <- sample(1:6, 1, replace = TRUE)
  
  roll_total <- sum(dice_roll_1, dice_roll_2)
  roll_double <- dice_roll_1 == dice_roll_2
  
    location = location + roll_total
    double3 = "false"
    
    j=2

  if (location <= 40) {
      location = location
      Updating_Player_Bank(location, j)
  } else {
      location = location - 40
      Updating_Player_Bank(location, j)
  }


  if(location == 8 || location == 23 || location == 27) {
    location = Drawing_Chance(location)
    Updating_Player_Bank(location, j)

  }
  
  if(location == 3 || location == 18 || location == 34) {
    location = Drawing_Community_Chest(location)
    Updating_Player_Bank(location, j)

  }


  # first double roll -> roll again
  if (roll_double == TRUE) {
    dice_roll_3 <- sample(1:6, 1, replace = TRUE)
    dice_roll_4 <- sample(1:6, 1, replace = TRUE)
    
    roll_total2 <- sum(dice_roll_3, dice_roll_4)
    roll_double2 <- dice_roll_3 == dice_roll_4
    
    location = location + roll_total2
    double3 = "false"

    
    if (location <= 40) {
      location = location
      Updating_Player_Bank(location, j)
      
    } else {
      location = location - 40
      Updating_Player_Bank(location, j)
    }
    
    
    if(location == 8 || location == 23 || location == 27) {
    location = Drawing_Chance(location)
    Updating_Player_Bank(location, j)
    }
  
  if(location == 3 || location == 18 || location == 34) {
    location = Drawing_Community_Chest(location)
    Updating_Player_Bank(location, j)
    }

    
      # second double roll -> roll again
      if (roll_double2 == TRUE) {
        dice_roll_5 <- sample(1:6, 1, replace = TRUE)
        dice_roll_6 <- sample(1:6, 1, replace = TRUE)
    
        roll_total3 <- sum(dice_roll_5, dice_roll_6)
        roll_double3 <- dice_roll_5 == dice_roll_6
    
        location = location + roll_total3
        double3 = "false"
        
        if (location <= 40) {
          location = location
          Updating_Player_Bank(location, j)
        } else {
          location = location - 40
          Updating_Player_Bank(location, j)
        }
        
        if(location == 8 || location == 23 || location == 27) {
          location = Drawing_Chance(location)
          Updating_Player_Bank(location, j)
        }
  
        if(location == 3 || location == 18 || location == 34) {
          location = Drawing_Community_Chest(location)
          Updating_Player_Bank(location, j)
         
        }

        
        # third double roll -> go to jail
          if (roll_double3 == TRUE) {
            location = monopolyBoard$spaces[monopolyBoard$name == "Jail"]
            double3 = "true"
          }
      }
  }  
   
  location = location 
  
  listdata <- (list(location, double3))
  return(listdata)
  return(Updating_Player_Bank(location, j))
  
}

lets_move4(12)
## ---- chunk 19

lets_play4 = function(turns, players) {
  
  location_data <- as.data.frame(matrix(nrow = turns, ncol = players))
  double3data <- as.data.frame(matrix(nrow = turns, ncol = players))
  
    colnames(location_data) <- who_goes_first2(players)[[2]]
  
    location = 1
    location_data[1,] <- location
    double3 = 0
  
    for (i in 2:turns) {
      
        for (j in 1:players) {
          
        location = lets_move4(location_data[i-1,j])[[1]]
        location_data[i,j] <- as.integer(location)
        double3data[i,j] <- lets_move4(double3)[[2]]
        print(j)
        
      # deals with landing in jail from "go to jail" space and staying there for next 3 turns
      if (31 %in% location_data[i-1,j]) { # if you land on 31 (go to jail), next location is in jail (space 11)
        location <- 11
        location_data[i,j] <- as.integer(location)
      } else if (11 %in% location_data[i-1,j] & 31 %in% location_data[i-2,j]) {
        location <- 11
        location_data[i,j] <- as.integer(location)
      } else if (11 %in% location_data[i-2,j] & 31 %in% location_data[i-3,j]) {
        location <- 11
        location_data[i,j] <- as.integer(location)
      }
        
      # landing in jail from 3x double roll and staying there for next 3 turns
      if (11 %in% location_data[i,j] & "true" %in% double3data[i-1,j]) { # "true" means player double rolled 3x -> jail
        location <- 11
        location_data[i,j] <- as.integer(location)
      } else if (11 %in% location_data[i-1,j] & "true" %in% double3data[i-2,j]) { # 
        location <- 11
        location_data[i,j] <- as.integer(location)
      } else if (11 %in% location_data[i-2,j] & "true" %in% double3data[i-3,j]) {
        location <- 11
        location_data[i,j] <- as.integer(location)
      }
        
    }
    }
    
  print(location_data)
  print(double3data)
  print(The_Players)
    
  # creates density plot of frequency of landing on each space for each player
  plot(density(location_data[,1]), xlim = c(0,40), col = "black")
  plot(location_data[,1], xlim= c(0,40), col="black", type="h", xlab="Spaces", ylab="Frequency", main="Frequency of Landing on Each Space for Each Player")
  
  colors <- c("red", "blue", "green")
  
  for (k in 2:players) {
    lines(density(location_data[,k]), col = colors[k-1]) # adds a density line for each player after the first
  }
  
  # creates density plot for total frequency landing on each space (all players spaces included)
  all_spaces <- as.vector(as.matrix(location_data))
  plot(density(all_spaces), xlim = c(0,40), col = "black")

}

lets_play4(10, 4)
